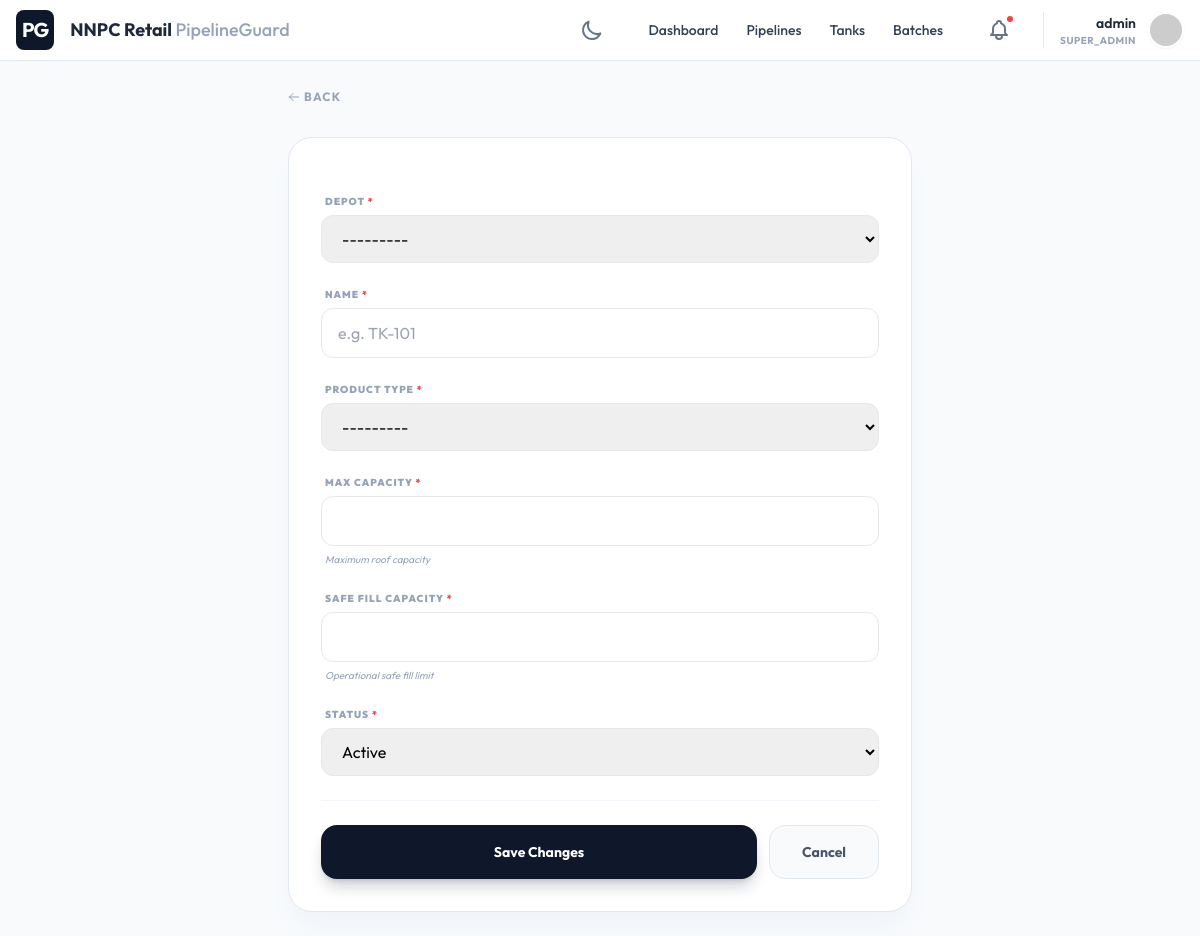
The page /assets/tanks/add/ (signed in) on the database its author committed.
### core/models.py (models this page shows, shortened)
class Tenant(models.Model):
    name = models.CharField(max_length=255, unique=True)
    domain_name = models.CharField(max_length=255, unique=True, help_text="e.g., omc1.pipelineguard.com")
    api_key = models.CharField(max_length=64, unique=True, default=generate_api_key, editable=False)
    primary_color = models.CharField(max_length=20, default="#0f172a")
    secondary_color = models.CharField(max_length=20, default="#3b82f6")
    logo = models.ImageField(upload_to="tenant_logos/", null=True, blank=True)
    favicon = models.ImageField(upload_to="tenant_favicons/", null=True, blank=True)
    login_background = models.ImageField(upload_to="tenant_backgrounds/", null=True, blank=True)
    created_at = models.DateTimeField(auto_now_add=True)
    updated_at = models.DateTimeField(auto_now=True)

class User(AbstractUser):
    ROLE_CHOICES = (
        ('SUPER_ADMIN', 'Super Admin'),
        ('TENANT_ADMIN', 'Tenant Admin'),
        ('OPERATOR', 'Operator'),
        ('VIEWER', 'Viewer'),
    )
    tenant = models.ForeignKey(Tenant, on_delete=models.CASCADE, null=True, blank=True, related_name='users')
    role = models.CharField(max_length=20, choices=ROLE_CHOICES, default='VIEWER')
    THEME_CHOICES = (
        ('light', 'Light Mode'),
        ('dark', 'Dark Mode'),
    )
    theme_preference = models.CharField(max_length=10, choices=THEME_CHOICES, default='light')

### assets/views.py (the view)
# urls.py: path('tanks/add/', TankCreateView.as_view(), name='tank_add'),
class TankCreateView(LoginRequiredMixin, CreateView):
    model = Tank
    form_class = TankForm
    template_name = 'assets/tank_form.html'
    success_url = reverse_lazy('tank_list')
    def get_form_kwargs(self):
        kwargs = super().get_form_kwargs()
        kwargs['tenant'] = self.request.tenant
        return kwargs

### core/forms.py
class TankForm(forms.ModelForm):
    def __init__(self, *args, **kwargs):
        tenant = kwargs.pop('tenant', None)
        super().__init__(*args, **kwargs)
        if tenant:
            self.fields['depot'].queryset = Depot.objects.filter(tenant=tenant)
            self.fields['product_type'].queryset = ProductType.objects.filter(tenant=tenant)
    class Meta:
        model = Tank
        fields = ['depot', 'name', 'product_type', 'max_capacity', 'safe_fill_capacity', 'status']
        widgets = {
            'depot': forms.Select(attrs={'class': 'w-full px-4 py-3 border rounded-xl'}),
            'name': forms.TextInput(attrs={'class': 'w-full px-4 py-3 border rounded-xl', 'placeholder': 'e.g. TK-101'}),
            'product_type': forms.Select(attrs={'class': 'w-full px-4 py-3 border rounded-xl'}),
            'max_capacity': forms.NumberInput(attrs={'class': 'w-full px-4 py-3 border rounded-xl'}),
            'safe_fill_capacity': forms.NumberInput(attrs={'class': 'w-full px-4 py-3 border rounded-xl'}),
            'status': forms.Select(attrs={'class': 'w-full px-4 py-3 border rounded-xl'}),
        }

### assets/models.py (called while the page is built)
    def __str__(self):
        return self.name

    def __str__(self):
        return self.name

### core/context_processors.py (called while the page is built, shortened)
def tenant_branding(request):
    tenant = getattr(request, 'tenant', None)
    return {
        'tenant_name': tenant.name,
        'primary_color': tenant.primary_color,
        'secondary_color': tenant.secondary_color,
        'tenant_logo': tenant.logo.url if tenant.logo else None,
        'tenant_favicon': tenant.favicon.url if tenant.favicon else None,
        'tenant_background': tenant.login_background.url if tenant.login_background else None,
    }

### templates/assets/tank_form.html (shortened to what this page needs)
{% extends 'core/form_base.html' %}

### templates/base.html (shortened to what this page needs)
<!DOCTYPE html>
<html lang="en" class="h-full {% if user.theme_preference == 'dark' %}dark{% endif %}">
<head>
    <script src="https://cdn.tailwindcss.com"></script>
    <link rel="stylesheet" href="https://unpkg.com/leaflet@1.9.4/dist/leaflet.css"/>
</head>
<body class="h-full overflow-hidden flex flex-col bg-slate-50 dark:bg-slate-900 transition-colors duration-300"
      hx-headers='{"X-CSRFToken": "{{ csrf_token }}"}'
      x-data="{
        mobileMenuOpen: false,
        darkMode: {% if user.theme_preference == 'dark' %}true{% else %}false{% endif %},
        init() {
            this.$watch('darkMode', val => {
                document.documentElement.classList.toggle('dark', val);
                fetch('{% url 'toggle_theme' %}', {
                    method: 'POST',
                    headers: { 'X-CSRFToken': '{{ csrf_token }}', 'Content-Type': 'application/x-www-form-urlencoded' },
                    body: 'theme=' + (val ? 'dark' : 'light')
                }).then(res => {
                    if (!res.ok) console.error('Failed to sync theme');
                });
            });
            document.documentElement.classList.toggle('dark', this.darkMode);
        }
      }">
    <nav class="bg-white dark:bg-slate-800 border-b border-slate-200 dark:border-slate-700 px-4 py-2.5 flex items-center justify-between z-50 transition-colors">
        <div class="flex items-center gap-4">
            {% if tenant_logo %}
                <img src="{{ tenant_logo }}" alt="{{ tenant_name }}" class="h-8 w-auto">
            {% else %}
                <div class="bg-primary text-white p-1.5 rounded-lg font-bold text-xl uppercase tracking-tighter">PG</div>
            {% endif %}
            <span class="font-bold text-slate-800 dark:text-white text-lg hidden md:block">{{ tenant_name }} <span class="text-slate-400 font-medium">PipelineGuard</span></span>
        </div>
        <div class="flex items-center gap-6">
            <button @click="darkMode = !darkMode"
                    class="p-2 text-slate-500 hover:bg-slate-100 dark:hover:bg-slate-700 rounded-full transition-all ring-inset focus:outline-none focus:ring-2 focus:ring-primary/20">
                <svg x-show="!darkMode" class="w-6 h-6" fill="none" stroke="currentColor" viewBox="0 0 24 24"><path stroke-linecap="round" stroke-linejoin="round" stroke-width="2" d="M20.354 15.354A9 9 0 018.646 3.646 9.003 9.003 0 0012 21a9.003 9.003 0 008.354-5.646z"></path></svg>
            </button>
            <div class="hidden lg:flex items-center gap-1">
                <a href="{% url 'dashboard' %}" class="px-3 py-2 rounded-md text-sm font-medium text-slate-700 dark:text-slate-300 hover:bg-slate-100 dark:hover:bg-slate-700 ">Dashboard</a>
                <a href="{% url 'pipeline_list' %}" class="px-3 py-2 rounded-md text-sm font-medium text-slate-700 dark:text-slate-300 hover:bg-slate-100 dark:hover:bg-slate-700 ">Pipelines</a>
                <a href="{% url 'tank_list' %}" class="px-3 py-2 rounded-md text-sm font-medium text-slate-700 dark:text-slate-300 hover:bg-slate-100 dark:hover:bg-slate-700 ">Tanks</a>
                <a href="{% url 'batch_list' %}" class="px-3 py-2 rounded-md text-sm font-medium text-slate-700 dark:text-slate-300 hover:bg-slate-100 dark:hover:bg-slate-700 ">Batches</a>
            </div>
            <div class="relative" x-data="{ open: false }">
                <a href="{% url 'notification_list' %}" class="p-2 text-slate-500 hover:bg-slate-100 dark:hover:bg-slate-700 rounded-full relative block">
                    <span class="absolute top-1 right-1 w-2.5 h-2.5 bg-red-500 border-2 border-white dark:border-slate-800 rounded-full"></span>
                </a>
            </div>
            <div class="relative flex items-center gap-3 pl-4 border-l border-slate-200 dark:border-slate-700" x-data="{ open: false }">
                <div class="text-right hidden sm:block">
                    <div class="text-sm font-semibold text-slate-800 dark:text-white">{{ user.username }}</div>
                    <div class="text-[10px] uppercase font-bold text-slate-400 tracking-wider">{{ user.role }}</div>
                </div>
                <button @click="open = !open" class="h-9 w-9 bg-slate-200 rounded-full border-2 border-white dark:border-slate-700 overflow-hidden shadow-sm hover:ring-2 hover:ring-primary/20 transition-all">
                    <img src="https://ui-avatars.com/api/?name={{ user.username }}&background=random" alt="User">
                </button>
            </div>
        </div>
    </nav>
    <main class="flex-1 overflow-auto relative">
        {% block content %}{% endblock %}
    </main>
</body>
</html>

### rows shown on the page
Tenant: name "NNPC Retail"
User: username "admin", role "SUPER_ADMIN"

### other values the page prints
{{ field.label }} "DEPOT" "NAME" "PRODUCT TYPE" "MAX CAPACITY" "SAFE FILL CAPACITY" "STATUS"
{{ field.help_text }} "Maximum roof capacity" "Operational safe fill limit"
